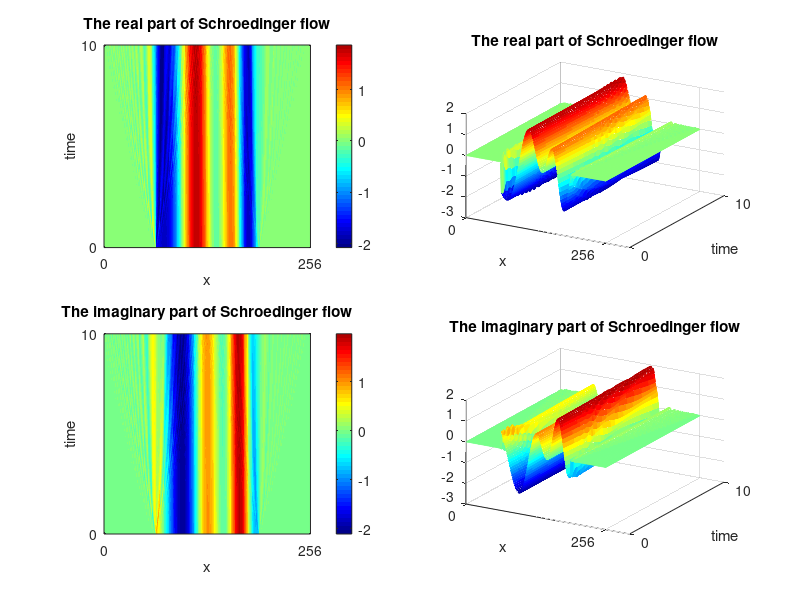

MATLAB code to generate this figure:
% schroedinger2.m
%%%%%%%%%%%%%%%%%%%%%%
% initial data
N=256;
M=1000;
u=zeros(N,M);
for p=65:192
    u(p,1)=exp(i*2*pi*p/128)+exp(i*2*pi*p^2/12800);
end

I=eye(N);
t=1/100;

% sqrt(M) times Fourier matrix
omega=exp(i*2*pi/N);
F=zeros(N);
for k=1:N
    for l=1:N
    F(k,l)=power(omega,-(k-1).*(l-1));
    end
end

w=zeros(N,1);
for k=1:N/2
    w(k,1)=power(k-1,2);
    w(k+N/2,1)=power(N/2-k,2);
end
D=diag(w);

G=(i*4*power(pi,2)*t*power(N,-3))*F'*D*F;
A=I+G+G^2/2+G^3/6+G^4/24;

for n=2:M
    u(:,n)=A*u(:,n-1);
end

v=zeros(M,N);
for l=1:M
    v(l,:)=u(:,M-l+1);
end

% plotting
subplot(2,2,1)
imagesc(real(v));
colorbar;
colormap(jet(50))
yticks([1 1000])
yticklabels({'10','0'})
ylabel('time')
xticks([1 256])
xticklabels({'0','256'})
xlabel('x')
title('The real part of Schroedinger flow')

subplot(2,2,3)
imagesc(imag(v));
colorbar;
colormap(jet(50))
yticks([1 1000])
yticklabels({'10','0'})
ylabel('time')
xticks([1 256])
xticklabels({'0','256'})
xlabel('x')
title('The imaginary part of Schroedinger flow')

subplot(2,2,2)
mesh(real(v'));
view(120,30)
xticks([1 1000])
xticklabels({'10','0'})
xlabel('time')
yticks([1 256])
yticklabels({'0','256'})
ylabel('x')
title('The real part of Schroedinger flow')

subplot(2,2,4)
mesh(imag(-v'));
view(120,30)
xticks([1 1000])
xticklabels({'10','0'})
xlabel('time')
yticks([1 256])
yticklabels({'0','256'})
ylabel('x')
title('The imaginary part of Schroedinger flow')
